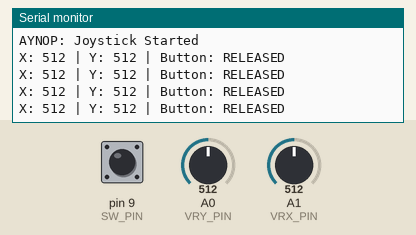
Recording of a sketch running on a simulated Arduino Uno, built with avr-gcc and run on an emulated ATmega328P. On the bench: the last lines printed to the serial monitor. Inputs (shaded band) come from the test bench; at power-on: pin 9 (SW_PIN) HIGH, A0 (VRY_PIN) = 512, A1 (VRX_PIN) = 512.

Above: at 3.2 s.
3.3 s: pin 9 (SW_PIN) pulled LOW for 0.35 s
At 3.71 s:
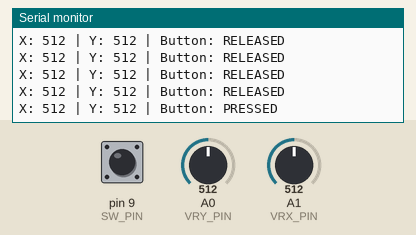
5.1 s: A0 (VRY_PIN) set to 716
At 5.51 s:
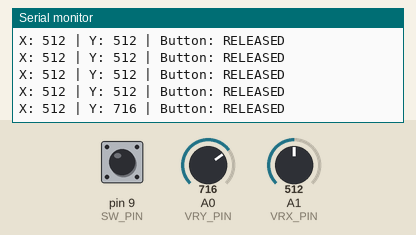
6.6 s: A1 (VRX_PIN) set to 716
At 6.72 s:
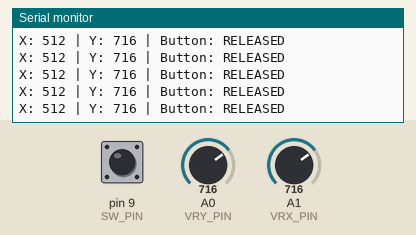
8.1 s: pin 9 (SW_PIN) pulled LOW for 1 s
At 8.52 s:
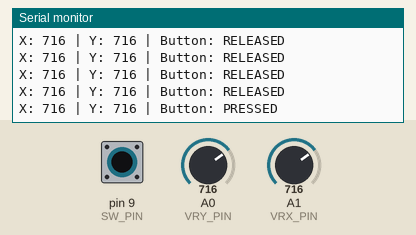
10.6 s: A0 (VRY_PIN) set to 900
At 10.63 s:
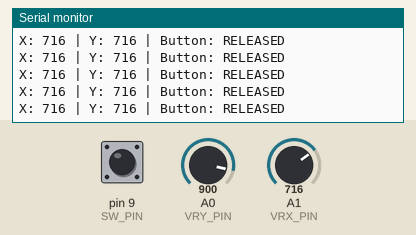
12.1 s: A1 (VRX_PIN) set to 900
At 12.13 s:
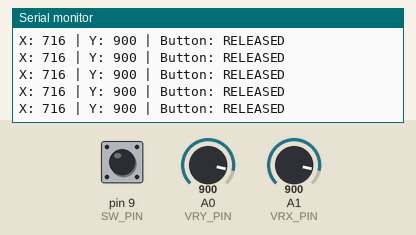
Timing chart, 0 to 14.6 s (numbered marks = the images above; inputs shaded):
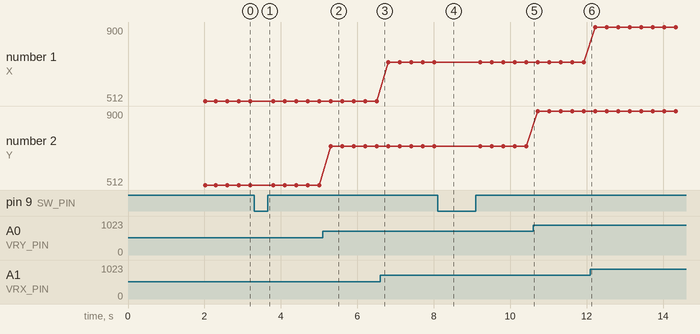

Measured:
- after the input at 3.3 s, the serial monitor: prints a new line after 0.20 s (image 1)
- after the input at 5.1 s, the serial monitor: prints a new line after 0.21 s (image 2)
- after the input at 8.1 s, the serial monitor: prints a new line after 0.22 s (image 4)
- plotted number 2: 512 → 716 after the input at 5.1 s, 716 → 900 after the input at 10.6 s

The sketch:

18_Joystick_Module.ino
```cpp
// (licence header left out)
// Pin definitions
#define VRX_PIN A1    // Joystick X-axis
#define VRY_PIN A0    // Joystick Y-axis
#define SW_PIN  9     // Joystick button

void setup() {
  Serial.begin(9600);      // Start Serial Monitor
  pinMode(SW_PIN, INPUT_PULLUP); // Use internal pull-up for button
  delay(2000);
  Serial.println("AYNOP: Joystick Started");
}

void loop() {
  int xValue = analogRead(VRX_PIN);   // Read X-axis (0–1023)
  int yValue = analogRead(VRY_PIN);   // Read Y-axis (0–1023)
  int buttonState = digitalRead(SW_PIN); // Read button (LOW = pressed)

  Serial.print("X: ");
  Serial.print(xValue);
  Serial.print(" | Y: ");
  Serial.print(yValue);
  Serial.print(" | Button: ");
  if (buttonState == LOW) {
    Serial.println("PRESSED");
  } else {
    Serial.println("RELEASED");
  }

  delay(300); // Small delay for readability
}
```
